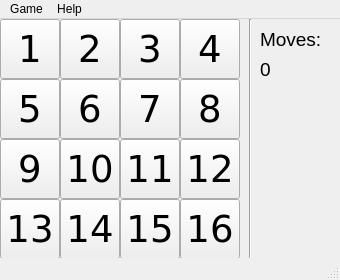
<?xml version="1.0" encoding="UTF-8"?>
<ui version="4.0">
 <class>Tile</class>
 <widget class="QMainWindow" name="Pyatnashki">
  <property name="geometry">
   <rect>
    <x>0</x>
    <y>0</y>
    <width>340</width>
    <height>280</height>
   </rect>
  </property>
  <property name="minimumSize">
   <size>
    <width>340</width>
    <height>280</height>
   </size>
  </property>
  <property name="maximumSize">
   <size>
    <width>340</width>
    <height>280</height>
   </size>
  </property>
  <property name="windowTitle">
   <string>Tile</string>
  </property>
  <property name="toolTip">
   <string notr="true"/>
  </property>
  <widget class="QWidget" name="centralWidget">
   <widget class="QPushButton" name="pushButton">
    <property name="geometry">
     <rect>
      <x>0</x>
      <y>0</y>
      <width>60</width>
      <height>60</height>
     </rect>
    </property>
    <property name="maximumSize">
     <size>
      <width>16777215</width>
      <height>16777213</height>
     </size>
    </property>
    <property name="font">
     <font>
      <family>DejaVu Sans</family>
      <pointsize>28</pointsize>
     </font>
    </property>
    <property name="text">
     <string>1</string>
    </property>
    <property name="flat">
     <bool>false</bool>
    </property>
   </widget>
   <widget class="QPushButton" name="pushButton_2">
    <property name="geometry">
     <rect>
      <x>60</x>
      <y>0</y>
      <width>60</width>
      <height>60</height>
     </rect>
    </property>
    <property name="font">
     <font>
      <family>DejaVu Sans</family>
      <pointsize>28</pointsize>
     </font>
    </property>
    <property name="text">
     <string>2</string>
    </property>
   </widget>
   <widget class="QPushButton" name="pushButton_3">
    <property name="geometry">
     <rect>
      <x>120</x>
      <y>0</y>
      <width>60</width>
      <height>60</height>
     </rect>
    </property>
    <property name="font">
     <font>
      <family>DejaVu Sans</family>
      <pointsize>28</pointsize>
     </font>
    </property>
    <property name="text">
     <string>3</string>
    </property>
   </widget>
   <widget class="QPushButton" name="pushButton_4">
    <property name="geometry">
     <rect>
      <x>180</x>
      <y>0</y>
      <width>60</width>
      <height>60</height>
     </rect>
    </property>
    <property name="font">
     <font>
      <family>DejaVu Sans</family>
      <pointsize>28</pointsize>
     </font>
    </property>
    <property name="text">
     <string>4</string>
    </property>
   </widget>
   <widget class="QPushButton" name="pushButton_5">
    <property name="geometry">
     <rect>
      <x>0</x>
      <y>60</y>
      <width>60</width>
      <height>60</height>
     </rect>
    </property>
    <property name="font">
     <font>
      <family>DejaVu Sans</family>
      <pointsize>28</pointsize>
     </font>
    </property>
    <property name="text">
     <string>5</string>
    </property>
   </widget>
   <widget class="QPushButton" name="pushButton_6">
    <property name="geometry">
     <rect>
      <x>60</x>
      <y>60</y>
      <width>60</width>
      <height>60</height>
     </rect>
    </property>
    <property name="font">
     <font>
      <family>DejaVu Sans</family>
      <pointsize>28</pointsize>
     </font>
    </property>
    <property name="text">
     <string>6</string>
    </property>
   </widget>
   <widget class="QPushButton" name="pushButton_7">
    <property name="geometry">
     <rect>
      <x>120</x>
      <y>60</y>
      <width>60</width>
      <height>60</height>
     </rect>
    </property>
    <property name="font">
     <font>
      <family>DejaVu Sans</family>
      <pointsize>28</pointsize>
     </font>
    </property>
    <property name="text">
     <string>7</string>
    </property>
   </widget>
   <widget class="QPushButton" name="pushButton_8">
    <property name="geometry">
     <rect>
      <x>180</x>
      <y>60</y>
      <width>60</width>
      <height>60</height>
     </rect>
    </property>
    <property name="font">
     <font>
      <family>DejaVu Sans</family>
      <pointsize>28</pointsize>
     </font>
    </property>
    <property name="text">
     <string>8</string>
    </property>
   </widget>
   <widget class="QPushButton" name="pushButton_9">
    <property name="geometry">
     <rect>
      <x>0</x>
      <y>120</y>
      <width>60</width>
      <height>60</height>
     </rect>
    </property>
    <property name="font">
     <font>
      <family>DejaVu Sans</family>
      <pointsize>28</pointsize>
     </font>
    </property>
    <property name="text">
     <string>9</string>
    </property>
   </widget>
   <widget class="QPushButton" name="pushButton_10">
    <property name="geometry">
     <rect>
      <x>60</x>
      <y>120</y>
      <width>60</width>
      <height>60</height>
     </rect>
    </property>
    <property name="font">
     <font>
      <family>DejaVu Sans</family>
      <pointsize>28</pointsize>
     </font>
    </property>
    <property name="text">
     <string>10</string>
    </property>
   </widget>
   <widget class="QPushButton" name="pushButton_11">
    <property name="geometry">
     <rect>
      <x>120</x>
      <y>120</y>
      <width>60</width>
      <height>60</height>
     </rect>
    </property>
    <property name="font">
     <font>
      <family>DejaVu Sans</family>
      <pointsize>28</pointsize>
     </font>
    </property>
    <property name="text">
     <string>11</string>
    </property>
   </widget>
   <widget class="QPushButton" name="pushButton_12">
    <property name="geometry">
     <rect>
      <x>180</x>
      <y>120</y>
      <width>60</width>
      <height>60</height>
     </rect>
    </property>
    <property name="font">
     <font>
      <family>DejaVu Sans</family>
      <pointsize>28</pointsize>
     </font>
    </property>
    <property name="text">
     <string>12</string>
    </property>
   </widget>
   <widget class="QPushButton" name="pushButton_13">
    <property name="geometry">
     <rect>
      <x>0</x>
      <y>180</y>
      <width>60</width>
      <height>60</height>
     </rect>
    </property>
    <property name="font">
     <font>
      <family>DejaVu Sans</family>
      <pointsize>28</pointsize>
     </font>
    </property>
    <property name="text">
     <string>13</string>
    </property>
   </widget>
   <widget class="QPushButton" name="pushButton_14">
    <property name="geometry">
     <rect>
      <x>60</x>
      <y>180</y>
      <width>60</width>
      <height>60</height>
     </rect>
    </property>
    <property name="font">
     <font>
      <family>DejaVu Sans</family>
      <pointsize>28</pointsize>
     </font>
    </property>
    <property name="text">
     <string>14</string>
    </property>
   </widget>
   <widget class="QPushButton" name="pushButton_15">
    <property name="geometry">
     <rect>
      <x>120</x>
      <y>180</y>
      <width>60</width>
      <height>60</height>
     </rect>
    </property>
    <property name="font">
     <font>
      <family>DejaVu Sans</family>
      <pointsize>28</pointsize>
     </font>
    </property>
    <property name="text">
     <string>15</string>
    </property>
   </widget>
   <widget class="QPushButton" name="pushButton_16">
    <property name="geometry">
     <rect>
      <x>180</x>
      <y>180</y>
      <width>60</width>
      <height>60</height>
     </rect>
    </property>
    <property name="font">
     <font>
      <family>DejaVu Sans</family>
      <pointsize>28</pointsize>
     </font>
    </property>
    <property name="text">
     <string>16</string>
    </property>
   </widget>
   <widget class="Line" name="line">
    <property name="geometry">
     <rect>
      <x>240</x>
      <y>0</y>
      <width>20</width>
      <height>240</height>
     </rect>
    </property>
    <property name="orientation">
     <enum>Qt::Vertical</enum>
    </property>
   </widget>
   <widget class="QLabel" name="moves">
    <property name="geometry">
     <rect>
      <x>260</x>
      <y>40</y>
      <width>71</width>
      <height>21</height>
     </rect>
    </property>
    <property name="font">
     <font>
      <family>Arial</family>
      <pointsize>14</pointsize>
      <weight>50</weight>
      <italic>false</italic>
      <bold>false</bold>
      <strikeout>false</strikeout>
      <kerning>true</kerning>
     </font>
    </property>
    <property name="text">
     <string>0</string>
    </property>
   </widget>
   <widget class="QLabel" name="moves_title">
    <property name="geometry">
     <rect>
      <x>260</x>
      <y>10</y>
      <width>71</width>
      <height>21</height>
     </rect>
    </property>
    <property name="font">
     <font>
      <family>Arial</family>
      <pointsize>14</pointsize>
      <weight>50</weight>
      <italic>false</italic>
      <bold>false</bold>
      <strikeout>false</strikeout>
      <kerning>true</kerning>
     </font>
    </property>
    <property name="text">
     <string>Moves:</string>
    </property>
   </widget>
  </widget>
  <widget class="QMenuBar" name="menuBar">
   <property name="geometry">
    <rect>
     <x>0</x>
     <y>0</y>
     <width>340</width>
     <height>21</height>
    </rect>
   </property>
   <widget class="QMenu" name="menuGame">
    <property name="title">
     <string>Game</string>
    </property>
    <addaction name="actionNew_Game"/>
    <addaction name="actionReset"/>
    <addaction name="separator"/>
    <addaction name="actionExit"/>
   </widget>
   <widget class="QMenu" name="menuHelp">
    <property name="title">
     <string>Help</string>
    </property>
    <addaction name="actionHelp"/>
    <addaction name="actionAbout"/>
   </widget>
   <addaction name="menuGame"/>
   <addaction name="menuHelp"/>
  </widget>
  <widget class="QStatusBar" name="statusBar"/>
  <action name="actionNew_Game">
   <property name="text">
    <string>New Game</string>
   </property>
   <property name="shortcut">
    <string>Ctrl+N</string>
   </property>
  </action>
  <action name="actionReset">
   <property name="text">
    <string>Reset</string>
   </property>
   <property name="shortcut">
    <string>Ctrl+R</string>
   </property>
  </action>
  <action name="actionExit">
   <property name="text">
    <string>Exit</string>
   </property>
   <property name="shortcut">
    <string>Ctrl+Q</string>
   </property>
  </action>
  <action name="actionHelp">
   <property name="text">
    <string>Help</string>
   </property>
  </action>
  <action name="actionAbout">
   <property name="text">
    <string>&amp;About</string>
   </property>
  </action>
 </widget>
 <layoutdefault spacing="6" margin="11"/>
 <tabstops>
  <tabstop>pushButton</tabstop>
  <tabstop>pushButton_2</tabstop>
  <tabstop>pushButton_3</tabstop>
  <tabstop>pushButton_4</tabstop>
  <tabstop>pushButton_5</tabstop>
  <tabstop>pushButton_6</tabstop>
  <tabstop>pushButton_7</tabstop>
  <tabstop>pushButton_8</tabstop>
  <tabstop>pushButton_9</tabstop>
  <tabstop>pushButton_10</tabstop>
  <tabstop>pushButton_11</tabstop>
  <tabstop>pushButton_12</tabstop>
  <tabstop>pushButton_13</tabstop>
  <tabstop>pushButton_14</tabstop>
  <tabstop>pushButton_15</tabstop>
  <tabstop>pushButton_16</tabstop>
 </tabstops>
 <resources/>
 <connections>
  <connection>
   <sender>pushButton</sender>
   <signal>clicked()</signal>
   <receiver>Pyatnashki</receiver>
   <slot>clickPushButton()</slot>
   <hints>
    <hint type="sourcelabel">
     <x>40</x>
     <y>23</y>
    </hint>
    <hint type="destinationlabel">
     <x>373</x>
     <y>34</y>
    </hint>
   </hints>
  </connection>
  <connection>
   <sender>pushButton_2</sender>
   <signal>clicked()</signal>
   <receiver>Pyatnashki</receiver>
   <slot>clickPushButton()</slot>
   <hints>
    <hint type="sourcelabel">
     <x>109</x>
     <y>20</y>
    </hint>
    <hint type="destinationlabel">
     <x>343</x>
     <y>47</y>
    </hint>
   </hints>
  </connection>
  <connection>
   <sender>pushButton_3</sender>
   <signal>clicked()</signal>
   <receiver>Pyatnashki</receiver>
   <slot>clickPushButton()</slot>
   <hints>
    <hint type="sourcelabel">
     <x>156</x>
     <y>15</y>
    </hint>
    <hint type="destinationlabel">
     <x>371</x>
     <y>19</y>
    </hint>
   </hints>
  </connection>
  <connection>
   <sender>pushButton_4</sender>
   <signal>clicked()</signal>
   <receiver>Pyatnashki</receiver>
   <slot>clickPushButton()</slot>
   <hints>
    <hint type="sourcelabel">
     <x>236</x>
     <y>21</y>
    </hint>
    <hint type="destinationlabel">
     <x>357</x>
     <y>29</y>
    </hint>
   </hints>
  </connection>
  <connection>
   <sender>pushButton_5</sender>
   <signal>clicked()</signal>
   <receiver>Pyatnashki</receiver>
   <slot>clickPushButton()</slot>
   <hints>
    <hint type="sourcelabel">
     <x>46</x>
     <y>100</y>
    </hint>
    <hint type="destinationlabel">
     <x>340</x>
     <y>91</y>
    </hint>
   </hints>
  </connection>
  <connection>
   <sender>pushButton_6</sender>
   <signal>clicked()</signal>
   <receiver>Pyatnashki</receiver>
   <slot>clickPushButton()</slot>
   <hints>
    <hint type="sourcelabel">
     <x>116</x>
     <y>75</y>
    </hint>
    <hint type="destinationlabel">
     <x>369</x>
     <y>136</y>
    </hint>
   </hints>
  </connection>
  <connection>
   <sender>pushButton_7</sender>
   <signal>clicked()</signal>
   <receiver>Pyatnashki</receiver>
   <slot>clickPushButton()</slot>
   <hints>
    <hint type="sourcelabel">
     <x>165</x>
     <y>71</y>
    </hint>
    <hint type="destinationlabel">
     <x>356</x>
     <y>81</y>
    </hint>
   </hints>
  </connection>
  <connection>
   <sender>pushButton_8</sender>
   <signal>clicked()</signal>
   <receiver>Pyatnashki</receiver>
   <slot>clickPushButton()</slot>
   <hints>
    <hint type="sourcelabel">
     <x>239</x>
     <y>110</y>
    </hint>
    <hint type="destinationlabel">
     <x>396</x>
     <y>107</y>
    </hint>
   </hints>
  </connection>
  <connection>
   <sender>pushButton_9</sender>
   <signal>clicked()</signal>
   <receiver>Pyatnashki</receiver>
   <slot>clickPushButton()</slot>
   <hints>
    <hint type="sourcelabel">
     <x>38</x>
     <y>158</y>
    </hint>
    <hint type="destinationlabel">
     <x>355</x>
     <y>149</y>
    </hint>
   </hints>
  </connection>
  <connection>
   <sender>pushButton_10</sender>
   <signal>clicked()</signal>
   <receiver>Pyatnashki</receiver>
   <slot>clickPushButton()</slot>
   <hints>
    <hint type="sourcelabel">
     <x>103</x>
     <y>139</y>
    </hint>
    <hint type="destinationlabel">
     <x>395</x>
     <y>160</y>
    </hint>
   </hints>
  </connection>
  <connection>
   <sender>pushButton_11</sender>
   <signal>clicked()</signal>
   <receiver>Pyatnashki</receiver>
   <slot>clickPushButton()</slot>
   <hints>
    <hint type="sourcelabel">
     <x>179</x>
     <y>168</y>
    </hint>
    <hint type="destinationlabel">
     <x>376</x>
     <y>180</y>
    </hint>
   </hints>
  </connection>
  <connection>
   <sender>pushButton_12</sender>
   <signal>clicked()</signal>
   <receiver>Pyatnashki</receiver>
   <slot>clickPushButton()</slot>
   <hints>
    <hint type="sourcelabel">
     <x>239</x>
     <y>174</y>
    </hint>
    <hint type="destinationlabel">
     <x>414</x>
     <y>201</y>
    </hint>
   </hints>
  </connection>
  <connection>
   <sender>pushButton_13</sender>
   <signal>clicked()</signal>
   <receiver>Pyatnashki</receiver>
   <slot>clickPushButton()</slot>
   <hints>
    <hint type="sourcelabel">
     <x>48</x>
     <y>211</y>
    </hint>
    <hint type="destinationlabel">
     <x>344</x>
     <y>218</y>
    </hint>
   </hints>
  </connection>
  <connection>
   <sender>pushButton_14</sender>
   <signal>clicked()</signal>
   <receiver>Pyatnashki</receiver>
   <slot>clickPushButton()</slot>
   <hints>
    <hint type="sourcelabel">
     <x>102</x>
     <y>200</y>
    </hint>
    <hint type="destinationlabel">
     <x>335</x>
     <y>211</y>
    </hint>
   </hints>
  </connection>
  <connection>
   <sender>pushButton_15</sender>
   <signal>clicked()</signal>
   <receiver>Pyatnashki</receiver>
   <slot>clickPushButton()</slot>
   <hints>
    <hint type="sourcelabel">
     <x>161</x>
     <y>194</y>
    </hint>
    <hint type="destinationlabel">
     <x>360</x>
     <y>188</y>
    </hint>
   </hints>
  </connection>
  <connection>
   <sender>pushButton_16</sender>
   <signal>clicked()</signal>
   <receiver>Pyatnashki</receiver>
   <slot>clickPushButton()</slot>
   <hints>
    <hint type="sourcelabel">
     <x>225</x>
     <y>229</y>
    </hint>
    <hint type="destinationlabel">
     <x>387</x>
     <y>234</y>
    </hint>
   </hints>
  </connection>
 </connections>
</ui>
